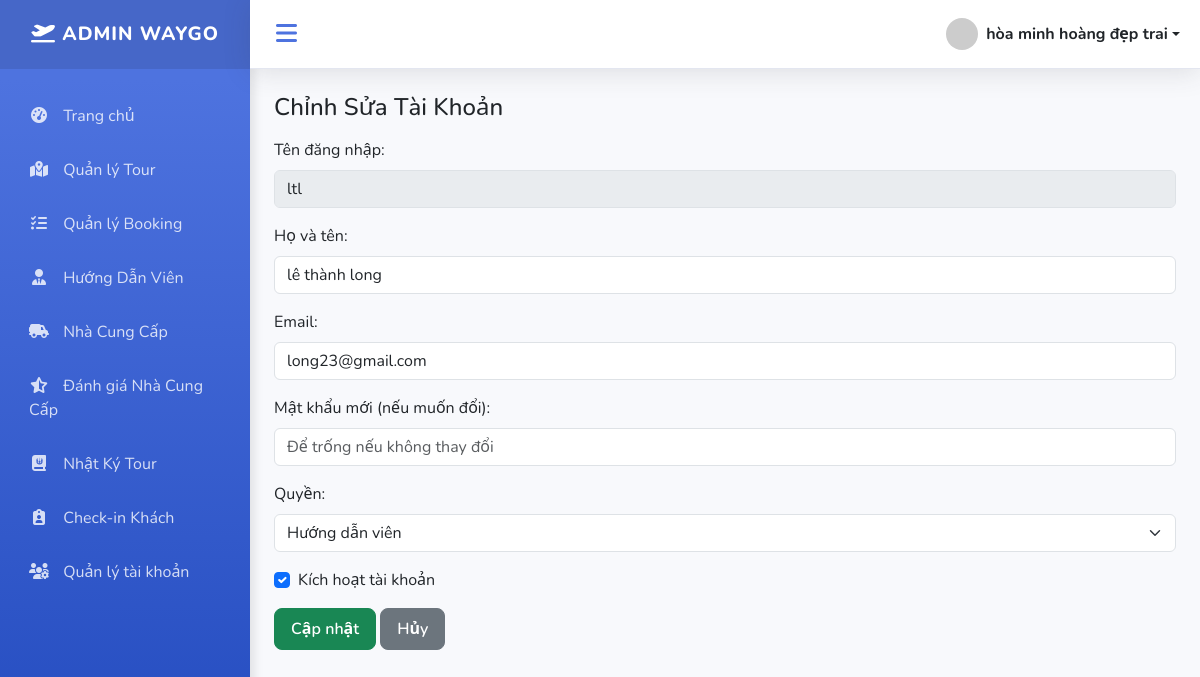
The page /index.php?action=user_edit&id=2 (signed in) on the database its author committed.
### tables this page shows
CREATE TABLE `users` (
  `id` int NOT NULL,
  `username` varchar(50) NOT NULL,
  `password` varchar(255) NOT NULL,
  `full_name` varchar(100) DEFAULT NULL,
  `email` varchar(100) DEFAULT NULL,
  `role` enum('admin','staff','user','hdv') DEFAULT 'user',
  `created_at` timestamp NULL DEFAULT CURRENT_TIMESTAMP,
  `status` tinyint(1) NOT NULL DEFAULT '1',
  `hdv_id` int DEFAULT NULL
);

### index.php (called while the page is built, shortened)
<?php
require_once './routes/index.php';

### models/BaseModel.php (called while the page is built, shortened)
<?php
class BaseModel
{
    public function __construct()
    {
        $dsn = sprintf('mysql:host=%s;port=%s;dbname=%s;charset=utf8', DB_HOST, DB_PORT, DB_NAME);
        try {
            $this->pdo = new PDO($dsn, DB_USERNAME, DB_PASSWORD, DB_OPTIONS);
        } catch (PDOException $e) {
            die("Kết nối cơ sở dữ liệu thất bại: {$e->getMessage()}. Vui lòng thử lại sau.");
        }
    }
}

### models/UserModel.php (called while the page is built, shortened)
<?php
require_once "BaseModel.php";
class UserModel extends BaseModel
{
    public function getUserById($id)
    {
        $stmt = $this->pdo->prepare("SELECT id, username, full_name, email, role, status FROM users WHERE id = ?");
        $stmt->execute([$id]);
        return $stmt->fetch(PDO::FETCH_ASSOC);
    }
}

### views/admin/users/user_edit.php (the view, shortened to what this page needs)
<?php include PATH_VIEW . 'layouts/header.php'; ?>
<h2 class="h4 mb-3">Chỉnh Sửa Tài Khoản</h2>
<form method="post" action="index.php?action=user_edit&id=<?= $user['id'] ?>">
    <div class="mb-3">
        <label class="form-label">Tên đăng nhập:</label>
        <input type="text" class="form-control" value="<?= htmlspecialchars($user['username']) ?>" disabled>
    </div>
    <div class="mb-3">
        <label class="form-label">Họ và tên:</label>
        <input type="text" name="full_name" class="form-control" value="<?= htmlspecialchars($user['full_name']) ?>" required>
    </div>
    <div class="mb-3">
        <label class="form-label">Email:</label>
        <input type="email" name="email" class="form-control" value="<?= htmlspecialchars($user['email']) ?>" required>
    </div>
    <div class="mb-3">
        <label class="form-label">Mật khẩu mới (nếu muốn đổi):</label>
        <input type="password" name="password" class="form-control" placeholder="Để trống nếu không thay đổi">
    </div>
    <div class="mb-3">
        <label class="form-label">Quyền:</label>
        <select name="role" class="form-select">
            <option value="hdv" <?= $user['role'] == 'hdv'   ? 'selected' : '' ?>>Hướng dẫn viên</option>
        </select>
    </div>
    <div class="mb-3 form-check">
        <input type="checkbox" name="status" class="form-check-input" id="chkActive"
            <?= $user['status'] ? 'checked' : '' ?>>
        <label for "chkActive" class="form-check-label">Kích hoạt tài khoản</label>
    </div>
    <button type="submit" class="btn btn-success">Cập nhật</button>
    <a href="index.php?action=user_list" class="btn btn-secondary">Hủy</a>
</form>

### assets/css/dashboard.css (style rules this page uses)
:root { --primary-color: #4e73df; --secondary-color: #858796; --success-color: #1cc88a; --info-color: #36b9cc; --warning-color: #f6c23e; --danger-color: #e74a3b; --dark-bg: #222e3c; --light-bg: #f8f9fc; --sidebar-width: 250px; --sidebar-collapsed-width: 70px; --transition-speed: 0.3s; }
body { background-color: var(--light-bg); font-family: 'Nunito', 'Segoe UI', sans-serif; overflow-x: hidden; }
.btn { border-radius: 8px; padding: 8px 16px; font-weight: 600; transition: all 0.3s; }

### rows shown on the page
users: username "ltl", full_name "lê thành long", email "long23@gmail.com", role "Hướng dẫn viên", status "☑"

### other values the page prints
$_SESSION['user_name'] "hòa minh hoàng đẹp trai"
